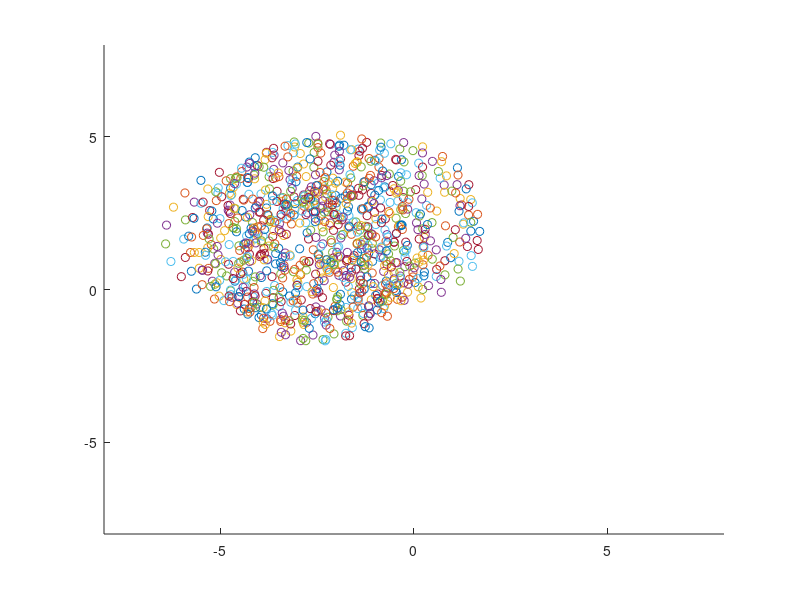

This chart was generated by the following MATLAB code:
%Algolrithm motion_model_velocity with Normal Distribution Noise

clc
close all

%Initial setting of mobile robot
x = 0;
y = 0;
theta = pi/4;
velocity = 1;
omega = 0.5;

%Settings of Noise parameters 
a1 = 0.05;
a2 = 0.05;
a3 = 0.05;
a4 = 0.05;
a5 = 0.05;
a6 = 0.05;



trajectory_data = zeros(7,10000);
trajectory_data(:,:) = NaN;

n = 1;
t = 0;
delta_t = 0.01;

xlim([-8 8]);
ylim([-8 8]);
hold on 

while (t < 10 )
    
velocity_noise = velocity + normrnd(0,(a1*velocity^2 + a2*omega^2));

omega_noise = omega + normrnd(0,(a3*velocity^2 + a4*omega^2));

gamma_noise =  normrnd(0,(a5*velocity^2 + a6*omega^2));


x_prime = x - (velocity_noise/omega_noise)*sin(rad2deg(theta)) + (velocity_noise/omega_noise)*sin(rad2deg(theta + omega_noise*delta_t));

y_prime = y + (velocity_noise/omega_noise)*cos(rad2deg(theta)) - (velocity_noise/omega_noise)*cos(rad2deg(theta + omega_noise*delta_t));

theta_prime = theta + omega_noise*delta_t + gamma_noise*delta_t;

trajectory_data(1,n) = x_prime;

trajectory_data(2,n) = y_prime;

trajectory_data(3,n) = theta_prime;

trajectory_data(4,n) = velocity_noise;

trajectory_data(5,n) = omega_noise;

trajectory_data(6,n) = gamma_noise;

trajectory_data(7,n) = t;

x = x_prime;

y = y_prime;

theta = theta_prime;

scatter(trajectory_data(1,n),trajectory_data(2,n));

pause(0);

hold on

t = t + delta_t;

n = n + 1;



end

